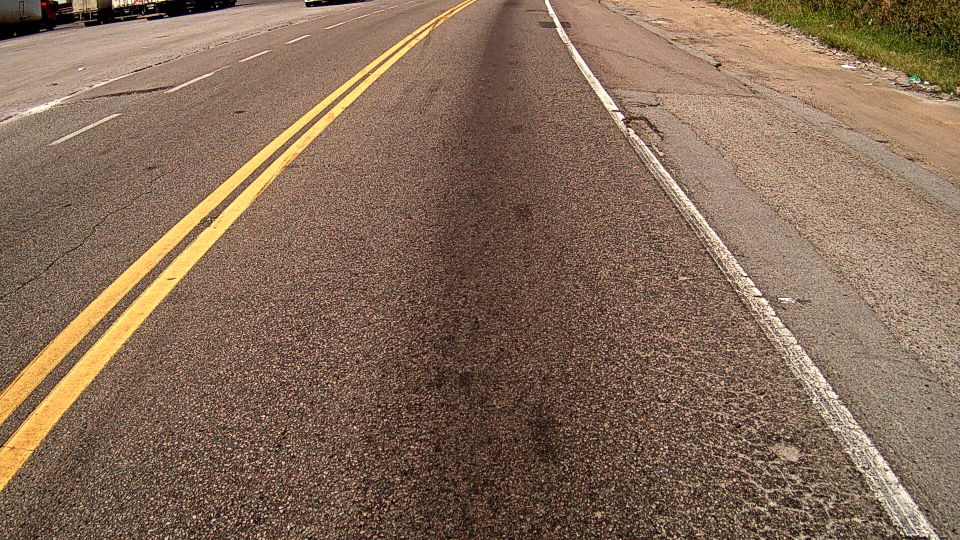
#> input picture image/img1.jpg, 1920 x 1080 px (shown at 1/2 size)
$ python lanedetection.py
#> lines starting #> are read from the running program, lines starting #| are printed output that depends on the picture; after the words box and inside, x2 and y2 are one past the last pixel; in counts of white or black regions, pixels touching at a corner belong together
import numpy as np
import cv2 as cv
from color_selections import color_selection as cs
class detlane():

    def __init__(self) -> None:

        self.image_path = "./image/img1.jpg"
        self.kernel = 7
        self.detlane()

        pass

    def detlane(self):
        '''
        run all the commands:
        first reads the image
        '''

        src_img = cv.imread(self.image_path)
#> src_img is the input picture: shape (1080, 1920, 3); mean B, G, R 88.1, 108.3, 133.7

        #rgb = cs.RGB_selection(src_img)

        canny = self.canny_img(src_img) # changes the image to grayscale and uses canny to get the edges in the picture

        region_img = self.region(canny)

        cv.imshow('test',region_img)
        cv.waitKey(0)

        lines = self.HoghLines(region_img) # get all lines possible
        right, left = self.average_lines(lines) # average of all lines

        r_points = self.make_points(src_img, right) # points for the right line lane
        l_points = self.make_points(src_img, left)  # points for the left line lane

        dst_img = self.img_lines(src_img,r_points,l_points)
        dst_img = cv.resize(dst_img,(1280 // 2, 720 // 2))

        cv.imshow('',dst_img)
        cv.waitKey(0)


    def canny_img(self, img) -> np.ndarray:
        '''
        Creates a canne-edge detection based on the original image.

        Parameters:
            image_path (path)
            kernel (int)
        Returns:
            canny (ndarray)

        '''
        img = cv.cvtColor(img, cv.COLOR_BGR2GRAY)
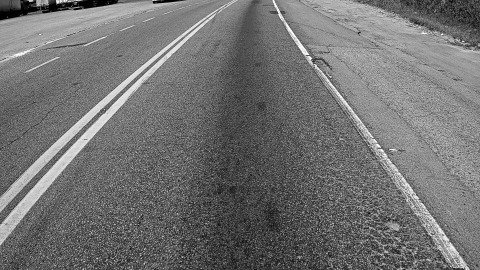
#> img: shape (1080, 1920) (shown at 1/4 size); min 0, max 254, mean 113.6

        blur = cv.GaussianBlur(img, (self.kernel,self.kernel), 0) # fix the blur of the image, you can change the kernel in __init__
        canny = cv.Canny(blur, 200, 300) # you can change threshold 1 and 2 to fit your images
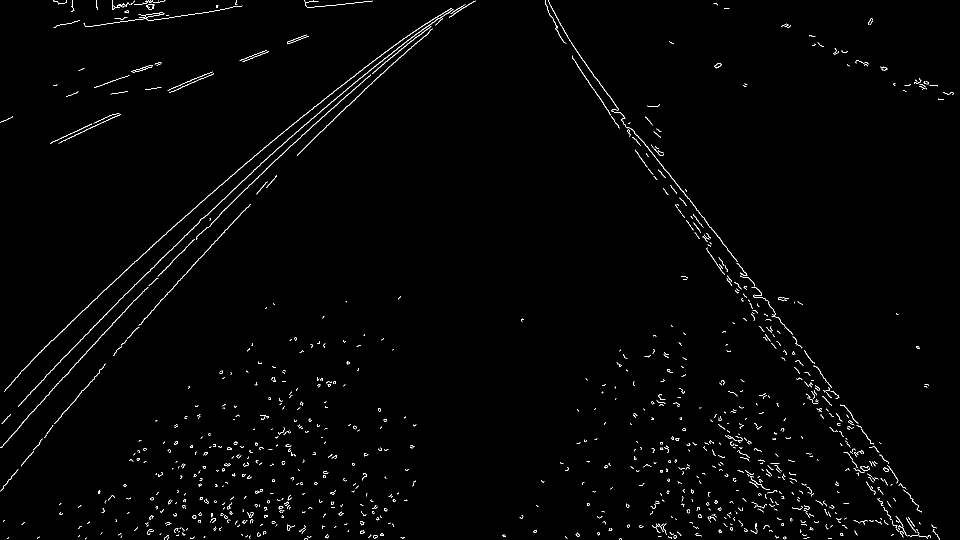
#> canny: shape (1080, 1920) (shown at 1/2 size); 1.1% white in thin lines or dots

        return canny

    def region(self, img:np.ndarray) -> np.ndarray:
        '''
        Sets a region of interest in the image (removes noise around the lane).
        In this case im using a polygon so i can set the "height" of the the pavement sample, however you can use a triangle to fit all .

        Parameters:
            img (canny)
        Returns:
            mask
        '''

        height, width = img.shape

        img_pol = np.array([
                       [(-150, height),
                        (width // 5, height // 3),
                        (3 * width // 4, height // 3),
                        (width + 150, height)]
                       ])

        mask = np.zeros_like(img)

        mask = cv.fillPoly(mask, [img_pol], 255)
        mask = cv.bitwise_and(img,mask)
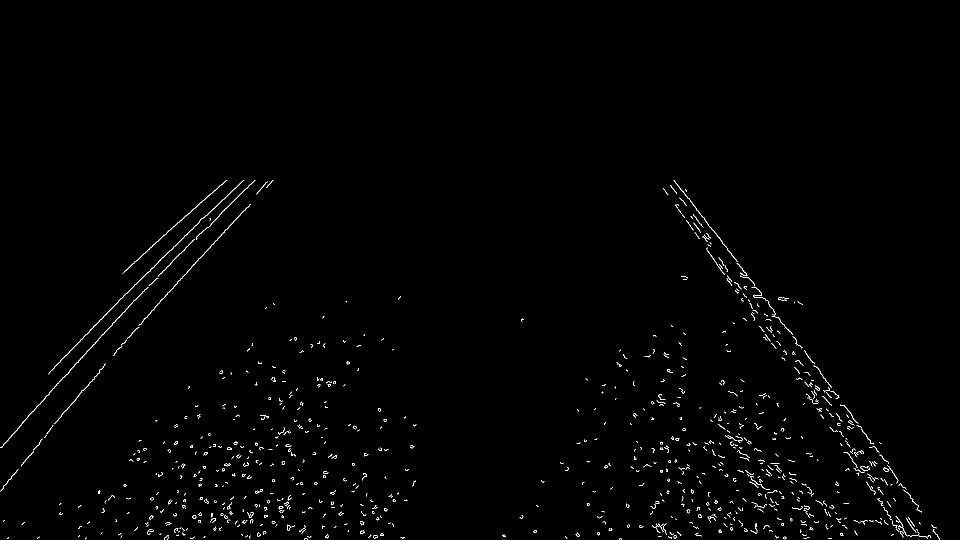
#> mask: shape (1080, 1920) (shown at 1/2 size); 0.75% white in thin lines or dots, all inside (x1, y1, x2, y2) = (0, 360, 1880, 1080)

        return mask

    def HoghLines(self,img:np.ndarray) -> np.array:
        '''
        Transforms the clusters of white into actual lines in the image.
        This function gets all lines possible in the image, so after that you use a average function to get the desirable points.
        If you are not getting the lines that you want, please consder changing the threshold.

        Parameters:
            img (np.ndarray)
        Returns:
            lines (np.array)
        '''
        lines = cv.UMat(np.zeros((1, 1), dtype=np.int32))

        lines = cv.HoughLinesP(img,
                                rho=2,
                                theta=np.pi/180,
                                threshold=100,
                                lines=lines,
                                minLineLength=40,
                                maxLineGap=5)

        lines = np.array(lines.get())
#> lines = 31 rows, first 6: [178, 662, 236, 604], [1378, 397, 1436, 474], [325, 598, 432, 480], [1, 895, 47, 844], [257, 612, 313, 556], [236, 602, 375, 468]
        if lines is not None:
            for line in lines:
                x1, y1, x2, y2 = line[0]
                cv.line(img, (x1, y1), (x2, y2), (0, 255, 0), 2)
#> this loop made 31 passes
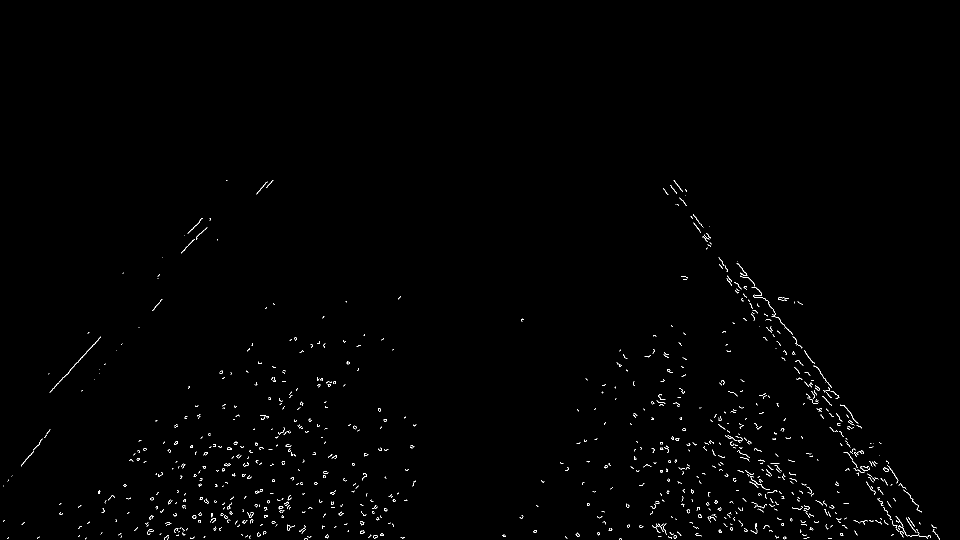
#> img: shape (1080, 1920) (shown at 1/2 size); 0.6% white in thin lines or dots, all inside (x1, y1, x2, y2) = (6, 360, 1880, 1080)

        return lines

    def average_lines(self, lines:np.array) -> tuple[np.array,np.array]:
        '''
        Gets the average lines.

        Parameters:
            line (np.array)

        '''

        left = []
        right = []

        for line in lines:
            x1, y1, x2, y2 = line.reshape(4)
            parameters = np.polyfit((x1, x2), (y1, y2), 1)
            slope = parameters[0]
            y_int = parameters[1]
            if slope < 0:
                left.append((slope, y_int))
            else:
                right.append((slope, y_int))
#> this loop made 31 passes
#> (x1, y1, x2, y2, slope, y_int) on passes 1 to 8: (178, 662, 236, 604, -1, 840), (1378, 397, 1436, 474, 1.33, -1432.4), (325, 598, 432, 480, -1.1, 956.4), (1, 895, 47, 844, -1.11, 896.1), (257, 612, 313, 556, -1, 869), (236, 602, 375, 468, -0.964, 829.5), (1414, 500, 1448, 549, 1.44, -1537.8), (167, 780, 208, 731, -1.2, 979.6)
#> after the loop, left = 24 items, first 6: (-1, 840), (-1.1, 956.4), (-1.11, 896.1), (-1, 869), (-0.964, 829.5), (-1.2, 979.6); right = [(1.33, -1432.4), (1.44, -1537.8), (1.32, -1413.9), (1.31, -1413.1), (1.4, -1475), (1.34, -1451.7), (1.43, -1515.9)]

        right_avg = np.average(right, axis=0)
#> right_avg = [1.37, -1462.8]
        left_avg = np.average(left, axis=0)
#> left_avg = [-1.06, 894.7]
#> in detlane, `right, left = self.average_lines(lines)`: right = [1.37, -1462.8]; left = [-1.06, 894.7]

        return right_avg, left_avg

    def make_points(self,img:np.ndarray, average):
        '''
        Make points based o lines.
        '''
        slope, y_int = average
#> slope = 1.37; y_int = -1462.8
        y1 = img.shape[0]
        y2 = int(y1 * (2/5))
        x1 = int((y1 - y_int) // slope)
#> x1 = 1860
        x2 = int((y2 - y_int) // slope)
#> x2 = 1386
#> in detlane, `r_points = self.make_points(src_img, right)`: r_points = [(1860, 1080), (1386, 432)]
#> in detlane, `l_points = self.make_points(src_img, left)`: l_points = [(-175, 1080), (435, 432)]

        return [(x1, y1), (x2, y2)]

    def img_lines(self,img:np.ndarray,r_points:list,l_points:list) -> np.ndarray:
        '''
        Add lines do the original image.

        Parameters:
            img (np.ndarray)
            r_points (list)
            l_points (list)
        Returns:
            img (np.ndarray)

        '''
        r1 = r_points[0]
#> r1 = (1860, 1080)
        r2 = r_points[1]
#> r2 = (1386, 432)
        l1 = l_points[0]
#> l1 = (-175, 1080)
        l2 = l_points[1]
#> l2 = (435, 432)
        red = (0, 0, 255)
        cv.circle(img, r1, 5, red, -1)  # Draw a red circle at r1
#> img: shape (1080, 1920, 3)
        cv.circle(img, r2, 5, red, -1)  # Draw a red circle at r2
#> img: shape (1080, 1920, 3); mean B, G, R 88.1, 108.2, 133.7
        cv.circle(img, l1, 5, red, -1)  # Draw a red circle at l1
        cv.circle(img, l2, 5, red, -1)
#> img: shape (1080, 1920, 3); mean B, G, R 88, 108.2, 133.7

        # draw lines
        blue = (255, 0, 0)
        cv.line(img,r1,r2,blue,2)
        cv.line(img,l1,l2,blue,2)
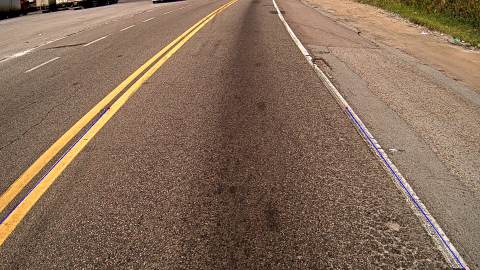
#> img: shape (1080, 1920, 3) (shown at 1/4 size); mean B, G, R 88.3, 107.9, 133.3

        return img


detlane()
#> in detlane, `dst_img = cv.resize(dst_img,(1280 // 2, 720 // 2))`:
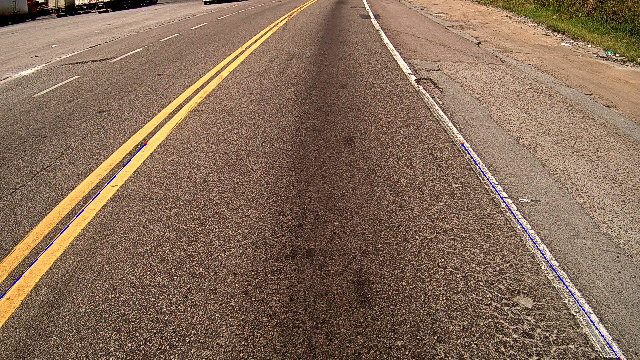
#> dst_img: shape (360, 640, 3); mean B, G, R 88.4, 107.9, 133.3

$ run again, with image/img2.jpg copied over image/img1.jpg
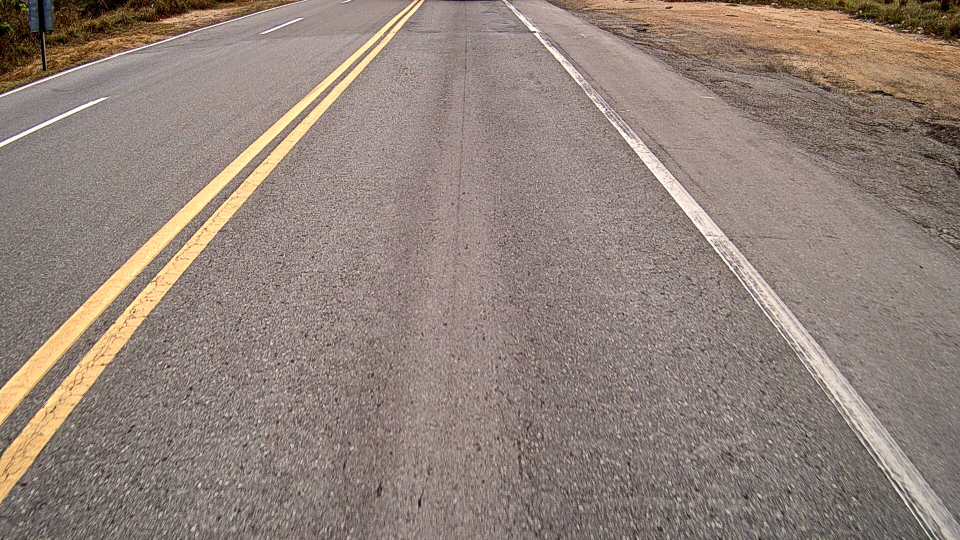
#> input picture image/img2.jpg, 1920 x 1080 px (shown at 1/2 size)
#> in detlane, src_img is the input picture: shape (1080, 1920, 3); mean B, G, R 122.1, 130.8, 146.2
#> canny: shape (1080, 1920); 0.66% white in thin lines or dots
#> mask: shape (1080, 1920); 0.32% white in thin lines or dots, all inside (x1, y1, x2, y2) = (1, 360, 1880, 1080)
#> in HoghLines, `lines = np.array(lines.get())`: lines = 49 rows, first 6: [1463, 540, 1546, 649], [1571, 679, 1650, 787], [1719, 862, 1764, 924], [1508, 537, 1590, 632], [1631, 760, 1740, 909], [1506, 591, 1553, 649]
#> the loop in HoghLines, `for line in lines:` made 49 passes
#> after the loop in HoghLines, `for line in lines:`:
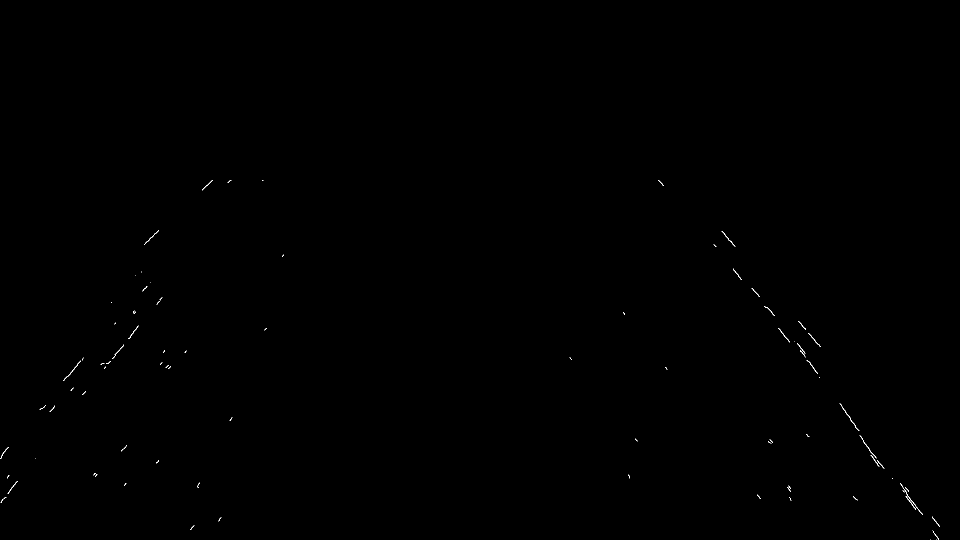
#> img: shape (1080, 1920) (shown at 1/2 size); 0.09% white in thin lines or dots, all inside (x1, y1, x2, y2) = (1, 360, 1880, 1080)
#> the loop in average_lines, `for line in lines:` made 49 passes
#> (x1, y1, x2, y2, slope, y_int) on passes 1 to 8: (1463, 540, 1546, 649, 1.31, -1381.3), (1571, 679, 1650, 787, 1.37, -1468.7), (1719, 862, 1764, 924, 1.38, -1506.4), (1508, 537, 1590, 632, 1.16, -1210.1), (1631, 760, 1740, 909, 1.37, -1469.5), (1506, 591, 1553, 649, 1.23, -1267.5), (167, 713, 274, 594, -1.11, 898.7), (294, 570, 490, 360, -1.07, 885)
#> after the loop in average_lines, `for line in lines:`: left = 18 items, first 6: (-1.11, 898.7), (-1.07, 885), (-1.28, 1003.4), (-1.04, 834.9), (-1.22, 990.1), (-1.18, 976.2); right = 31 pairs, first value 1.15 to 1.5, second value -1707.5 to -1194
#> right_avg = [1.31, -1405]
#> left_avg = [-1.17, 936.1]
#> in detlane, `right, left = self.average_lines(lines)`: right = [1.31, -1405]; left = [-1.17, 936.1]
#> in make_points, `slope, y_int = average`: slope = 1.31; y_int = -1405
#> in make_points, `x1 = int((y1 - y_int) // slope)`: x1 = 1893
#> in make_points, `x2 = int((y2 - y_int) // slope)`: x2 = 1400
#> r_points = [(1893, 1080), (1400, 432)]
#> l_points = [(-124, 1080), (432, 432)]
#> r1 = (1893, 1080)
#> r2 = (1400, 432)
#> l1 = (-124, 1080)
#> l2 = (432, 432)
#> in detlane, `dst_img = cv.resize(dst_img,(1280 // 2, 720 // 2))`:
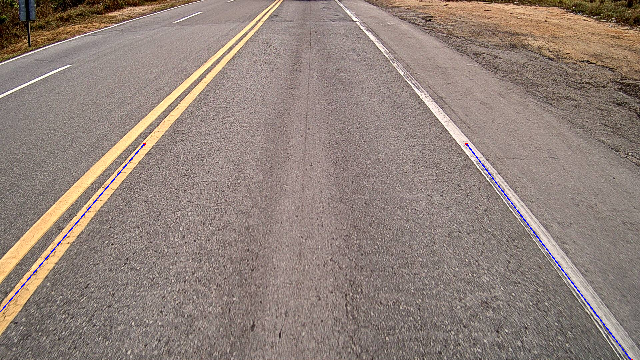
#> dst_img: shape (360, 640, 3); mean B, G, R 122.3, 130.4, 145.7

$ run again, with image/img3.jpg copied over image/img1.jpg
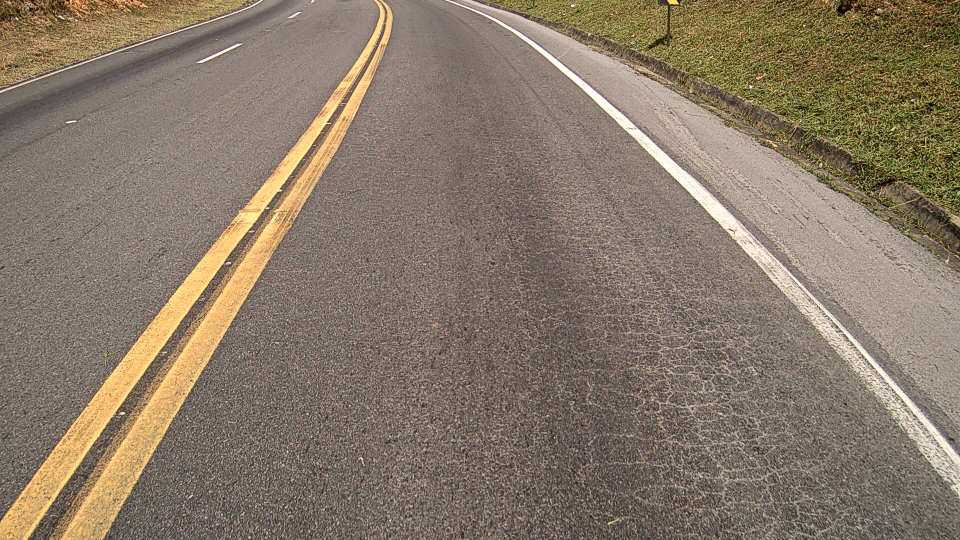
#> input picture image/img3.jpg, 1920 x 1080 px (shown at 1/2 size)
#> in detlane, src_img is the input picture: shape (1080, 1920, 3); mean B, G, R 104.6, 121, 136.1
#> canny: shape (1080, 1920); 0.54% white in thin lines or dots
#> mask: shape (1080, 1920); 0.28% white in thin lines or dots, all inside (x1, y1, x2, y2) = (1, 360, 1919, 1080)
#> in HoghLines, `lines = np.array(lines.get())`: lines = 31 rows, first 6: [284, 941, 539, 517], [211, 851, 359, 647], [183, 798, 379, 547], [1458, 423, 1678, 643], [1360, 366, 1463, 472], [534, 410, 572, 360]
#> the loop in HoghLines, `for line in lines:` made 31 passes
#> after the loop in HoghLines, `for line in lines:`:
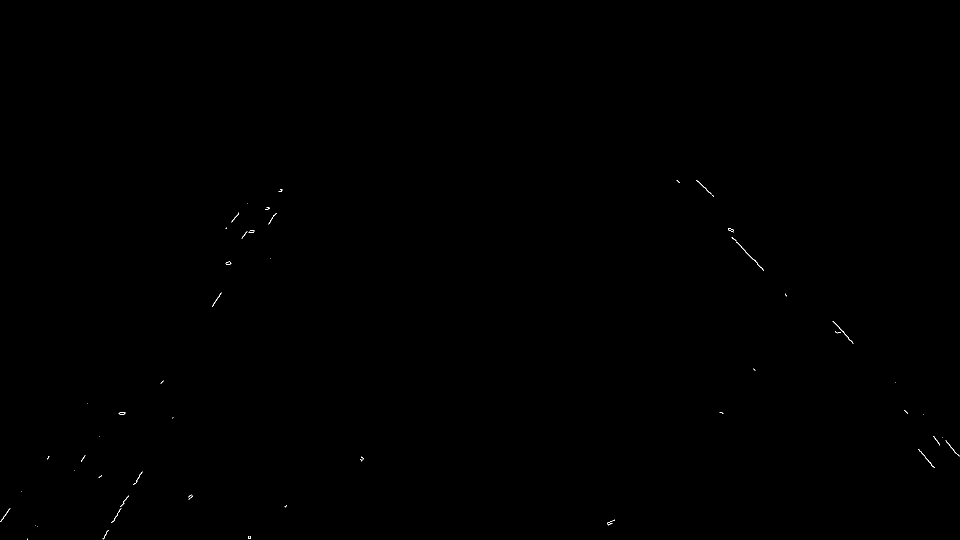
#> img: shape (1080, 1920) (shown at 1/2 size); 0.06% white in thin lines or dots, all inside (x1, y1, x2, y2) = (1, 360, 1919, 1080)
#> the loop in average_lines, `for line in lines:` made 31 passes
#> (x1, y1, x2, y2, slope, y_int) on passes 1 to 8: (284, 941, 539, 517, -1.66, 1413.2), (211, 851, 359, 647, -1.38, 1141.8), (183, 798, 379, 547, -1.28, 1032.4), (1458, 423, 1678, 643, 1, -1035), (1360, 366, 1463, 472, 1.03, -1033.6), (534, 410, 572, 360, -1.32, 1112.6), (495, 462, 538, 404, -1.35, 1129.7), (1847, 830, 1891, 879, 1.11, -1226.9)
#> after the loop in average_lines, `for line in lines:`: left = [(-1.66, 1413.2), (-1.38, 1141.8), (-1.28, 1032.4), (-1.32, 1112.6), (-1.35, 1129.7), (-1.44, 1155.9), (-1.37, 1044.7), (-1.39, 1145), (-1.38, 1139.8), (-1.28, 1035.6), (-1.39, 1149.3), (-1.18, 992.4), (-1.28, 1034.7), (-1.48, 1242.4), (-1.23, 1014.7)]; right = [(1, -1035), (1.03, -1033.6), (1.11, -1226.9), (1.04, -1085.2), (1.1, -1208.4), (1.15, -1277.4), (1.19, -1339.2), (1.08, -1169.6), (1.1, -1134), (1.04, -1096.1), (1.17, -1314.3), (1.19, -1340.1), (1.09, -1186.9), (1.05, -1115.4), (1.16, -1295.7), (1, -1034)]
#> right_avg = [1.09, -1180.7]
#> left_avg = [-1.36, 1118.9]
#> in detlane, `right, left = self.average_lines(lines)`: right = [1.09, -1180.7]; left = [-1.36, 1118.9]
#> in make_points, `slope, y_int = average`: slope = 1.09; y_int = -1180.7
#> in make_points, `x1 = int((y1 - y_int) // slope)`: x1 = 2066
#> in make_points, `x2 = int((y2 - y_int) // slope)`: x2 = 1474
#> r_points = [(2066, 1080), (1474, 432)]
#> l_points = [(28, 1080), (504, 432)]
#> r1 = (2066, 1080)
#> r2 = (1474, 432)
#> l1 = (28, 1080)
#> l2 = (504, 432)
#> in detlane, `dst_img = cv.resize(dst_img,(1280 // 2, 720 // 2))`:
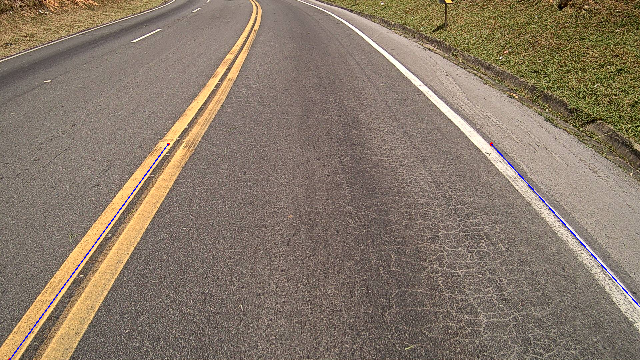
#> dst_img: shape (360, 640, 3); mean B, G, R 104.9, 120.6, 135.6
